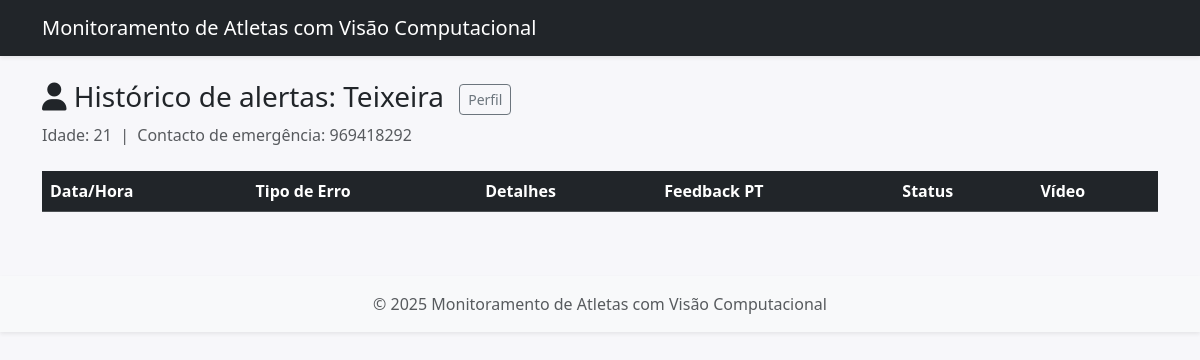
Page /FrontEnd/historico_aluno.php?id=3 on the committed database.
### tables this page shows
CREATE TABLE `students` (
  `id` int(11) NOT NULL,
  `nome` varchar(100) DEFAULT NULL,
  `idade` int(11) DEFAULT NULL,
  `foto` varchar(255) DEFAULT NULL,
  `contacto_emergencia` varchar(50) DEFAULT NULL,
  `historico_lesoes` text DEFAULT NULL,
  `observacoes` text DEFAULT NULL
);

### FrontEnd/historico_aluno.php (the view, shortened to what this page needs)
<?php
$id = intval($_GET['id']);
$db = getDB();
$stmt = $db->prepare("SELECT * FROM students WHERE id = ?");
$stmt->execute([$id]);
$aluno = $stmt->fetch(PDO::FETCH_ASSOC);
include 'templates/header.php';
?>
<h3>
    <i class="fa fa-user"></i> Histórico de alertas: <?= htmlspecialchars($aluno['nome']) ?>
    <a href="perfil_aluno.php?id=<?= $aluno['id'] ?>" class="btn btn-outline-secondary btn-sm ms-2">Perfil</a>
</h3>
<div class="mb-4">
    <span class="text-muted">Idade: <?= htmlspecialchars($aluno['idade']) ?> &nbsp;|&nbsp;
    Contacto de emergência: <?= htmlspecialchars($aluno['contacto_emergencia']) ?></span>
</div>
<div style="max-height:420px;overflow:auto;">
    <table class="table table-striped align-middle">
        <thead class="table-dark">
            <tr>
                <th>Data/Hora</th>
                <th>Tipo de Erro</th>
                <th>Detalhes</th>
                <th>Feedback PT</th>
                <th>Status</th>
                <th>Vídeo</th>
            </tr>
        </thead>
    </table>
</div>
<?php include 'templates/footer.php'; ?>

### rows in the picture
students: nome "Teixeira", idade "21", contacto_emergencia "969418292"
